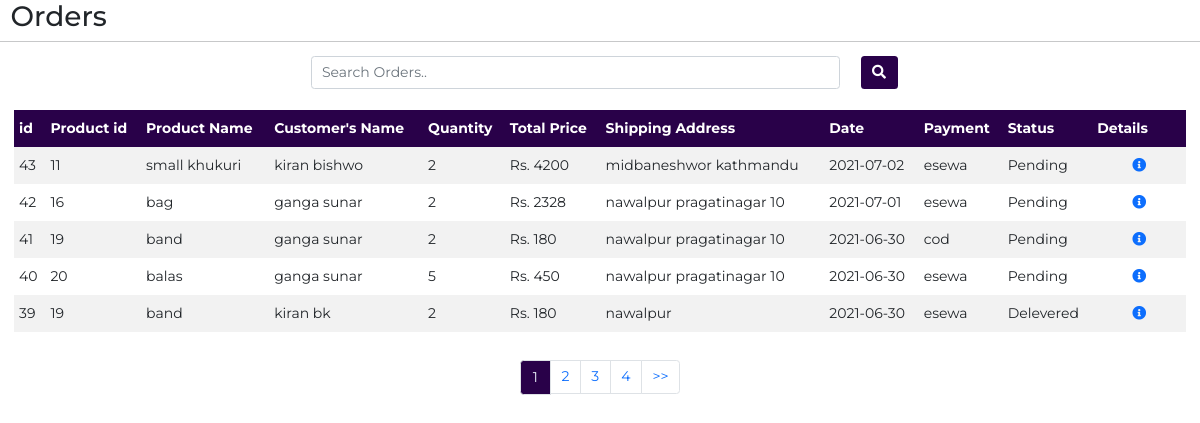
Screenshot of /admin/order.php (signed in) with the database file from the repository.
### tables this page shows
CREATE TABLE `order_details` (
  `o_id` int(11) NOT NULL,
  `p_id` int(11) NOT NULL,
  `c_id` int(11) NOT NULL,
  `ordered_date` date NOT NULL,
  `ordered_time` time NOT NULL,
  `payment_status` varchar(22) NOT NULL,
  `order_status` varchar(50) NOT NULL,
  `new_price` int(11) NOT NULL,
  `qty` int(11) NOT NULL
);

CREATE TABLE `product` (
  `p_id` int(11) NOT NULL,
  `p_name` varchar(50) NOT NULL,
  `p_photo` varchar(100) NOT NULL,
  `p_cat` int(5) NOT NULL,
  `p_disc` text NOT NULL,
  `p_price` int(20) NOT NULL,
  `p_discount` int(10) NOT NULL,
  `p_qty` int(11) NOT NULL,
  `p_status` int(5) NOT NULL
);

CREATE TABLE `customer` (
  `c_id` int(11) NOT NULL,
  `c_name` varchar(100) NOT NULL,
  `c_email` varchar(100) NOT NULL,
  `shipping_address` varchar(200) NOT NULL,
  `c_dob` date NOT NULL,
  `c_gender` varchar(50) NOT NULL,
  `c_phone` varchar(30) NOT NULL,
  `c_address` text NOT NULL,
  `c_pass` varchar(100) NOT NULL,
  `token` text NOT NULL,
  `status` varchar(100) NOT NULL
);

### admin/order.php (the view, shortened to what this page needs)
<?php
 include 'connect.php';
?>
<!DOCTYPE html>
<html lang="en">
<head>
    <link href="https://cdn.jsdelivr.net/npm/bootstrap@5.0.0-beta2/dist/css/bootstrap.min.css" rel="stylesheet">
    <link rel="stylesheet" href="https://pro.fontawesome.com/releases/v5.10.0/css/all.css?v=<?php echo time(); ?>"/>
    <link rel="stylesheet" href="css/product.css?v=<?php echo time();?>">
    <link rel="stylesheet" href="css/mastercss.css?v=<?php echo time();?>">
</head>
<body>
    <div class="container-fluid ">
        <div class="row">
            <div class="col-2">
                 <h2>Orders</h2>
            </div>
        <hr>
        </div>
        <form action="<?php $_SERVER['PHP_SELF']; ?>" method ="POST">
        <div class="row justify-content-center">
            <div class="col-md-6">
                <div class="row ">
                        <div class="col-11">
                            <input type="text" name="search_item" class="form-control"  placeholder="Search Orders..">
                        </div>
                        <div class="col-1 ">
                            <button type="submit" name="search_btn" class="btn mb-2 background"><i class="fas fa-search"></i></button>
                        </div>
                </div>
            </div>
        </div>
        </form>
        <?php
         $limit = 5;
                  if(isset($_GET["page"])){
                      $page = $_GET["page"];
                  }
                  else{
                      $page = 1;
                  };
                  $offset = ($page-1)* $limit;
        if(isset($_POST['search_btn'])){
            $search_value = $_POST['search_item'];
            $condition = "SELECT * FROM order_details LEFT JOIN product ON order_details.p_id = product.p_id LEFT JOIN customer ON customer.c_id = order_details.c_id WHERE o_id LIKE '%{$search_value}%' OR order_details.p_id LIKE '%{$search_value}%' OR product.p_name LIKE '%{$search_value}%' OR customer.c_name LIKE '%{$search_value}%'  ORDER BY o_id DESC LIMIT {$offset} ,{$limit}";
            $new_pagination = 1;
            if($new_pagination = 1){
             $sql1 = "SELECT * FROM order_details LEFT JOIN product ON order_details.p_id = product.p_id LEFT JOIN customer ON customer.c_id = order_details.c_id WHERE o_id LIKE '%{$search_value}%' OR order_details.p_id LIKE '%{$search_value}%' OR product.p_name LIKE '%{$search_value}%' OR customer.c_name LIKE '%{$search_value}%'";
                 $result1 = mysqli_query($conn, $sql1) or die("Query Failed.");
                if(mysqli_num_rows($result1) > 0){
                  $total_records = mysqli_num_rows($result1);
                  $total_page = ceil($total_records / $limit);
                }
            }
        }else{
            $condition = "SELECT * FROM  order_details LEFT JOIN product ON order_details.p_id = product.p_id LEFT JOIN customer ON customer.c_id = order_details.c_id
                   ORDER BY o_id DESC LIMIT {$offset} ,{$limit}";
            $sql1 = "SELECT * FROM order_details";
                $result1 = mysqli_query($conn, $sql1) or die("Query Failed.");
                if(mysqli_num_rows($result1) > 0){
                  $total_records = mysqli_num_rows($result1);
                  $total_page = ceil($total_records / $limit);
                }
        }
        ?>
        <div class="row p-3 table-responsive ">
            <table class="table table-sm table-striped table-hover table-borderless ">
                <thead class="background">
                    <tr>
                    <th scope="col">id</th>
                    <th scope="col">Product id</th>
                    <th scope="col">Product Name</th>
                    <th scope="col">Customer's Name</th>
                    <th scope="col">Quantity</th>
                    <th scope="col">Total Price</th>
                    <th scope="col">Shipping Address</th>
                    <th scope="col">Date</th>
                    <th scope="col">Payment</th>
                    <th scope="col">Status</th>
                    <th scope="col" class="edit">Details</th>
                    </tr>
                </thead>
                <tbody>
                 <?php
               $sql = "{$condition}";
              $result = mysqli_query($conn, $sql);
              if (mysqli_num_rows($result) > 0) {
                while($row = mysqli_fetch_assoc($result)) {
                  ?>
                    <tr>
                    <td scope="row"><?php echo $row['o_id']; ?></td>
                    <td scope="row"><?php echo $row['p_id']; ?></td>
                    <td><?php echo $row['p_name']; ?></td>
                    <td><?php echo $row['c_name']; ?></td>
                    <td><?php echo $row['qty']; ?></td>
                    <td>Rs. <?php echo $row['new_price']*$row['qty']; ?></td>
                    <td><?php echo $row['shipping_address']; ?></td>
                    <td><?php echo $row['ordered_date']; ?></td>
                    <td><?php echo $row['payment_status']; ?></td>
                    <td><?php echo $row['order_status']; ?></td>
                    <td class="edit">
                        <div class="row  text-center">
                            <div class="col-12">
                                <a href="orderdetails.php?o_id=<?php echo $row['o_id']; ?>" class="fas fa-info-circle text-primary"></a>
                            </div>
                        </div>
                    </td>
                    </tr>
          <?php
                }
            }
                    ?>
                </tbody>
                </table>
        </div>
        <nav aria-label="...">
            <?php
                echo '<ul class="pagination justify-content-center">';
                for($i = 1; $i <= $total_page; $i++){
                    if($i == $page){
                      $active = "active";
                    }else{
                      $active = "";
                    }
                    echo '<li class="page-item "><a class="page-link '.$active.'" href="order.php?page='.$i.'">'.$i.'</a></li>';
                }
                if($total_page > $page){
                    echo '<li class="page-item">
                    <a class="page-link" href="order.php?page='.($page + 1).'">>></a>
                    </li>';
                 }
?>
        </ul>
        </nav>
    </div>
</body>
</html>

### admin/css/product.css (style rules this page uses)
* { margin: 0; padding: 0; list-style: none; box-sizing: border-box; text-decoration: none; font-size: 14px; font-family: 'Montserrat', sans-serif; }
body { background-color: white; width: 100%; height: 100vh; }
.background { background-color: #290149; color: white; font-weight: bold; }
table { font-size: 14px; }
th, td { padding: 8px 5px !important; }
.edit { width: 8%; }
.fa-info-circle { text-decoration: none; }
.active { padding: 6px 12px; background-color: #290149; color: aliceblue; }

### admin/css/mastercss.css (style rules this page uses)
* { margin: 0; padding: 0; list-style: none; box-sizing: border-box; text-decoration: none; font-size: 14px; font-family: 'Montserrat', sans-serif; }

### rows the page displays
order_details: o_id "43", p.p_id "11", p.p_name "small khukuri", c.c_name "kiran bishwo", qty "2", $row['new_price']*$row['qty'] "4200", c.shipping_address "midbaneshwor kathmandu", ordered_date "2021-07-02", payment_status "esewa", order_status "Pending"
order_details: o_id "42", p.p_id "16", p.p_name "bag", c.c_name "ganga sunar", qty "2", $row['new_price']*$row['qty'] "2328", c.shipping_address "nawalpur pragatinagar 10", ordered_date "2021-07-01", payment_status "esewa", order_status "Pending"
order_details: o_id "41", p.p_id "19", p.p_name "band", c.c_name "ganga sunar", qty "2", $row['new_price']*$row['qty'] "180", c.shipping_address "nawalpur pragatinagar 10", ordered_date "2021-06-30", payment_status "cod", order_status "Pending"
order_details: o_id "40", p.p_id "20", p.p_name "balas", c.c_name "ganga sunar", qty "5", $row['new_price']*$row['qty'] "450", c.shipping_address "nawalpur pragatinagar 10", ordered_date "2021-06-30", payment_status "esewa", order_status "Pending"
order_details: o_id "39", p.p_id "19", p.p_name "band", c.c_name "kiran bk", qty "2", $row['new_price']*$row['qty'] "180", c.shipping_address "nawalpur", ordered_date "2021-06-30", payment_status "esewa", order_status "Delevered"
